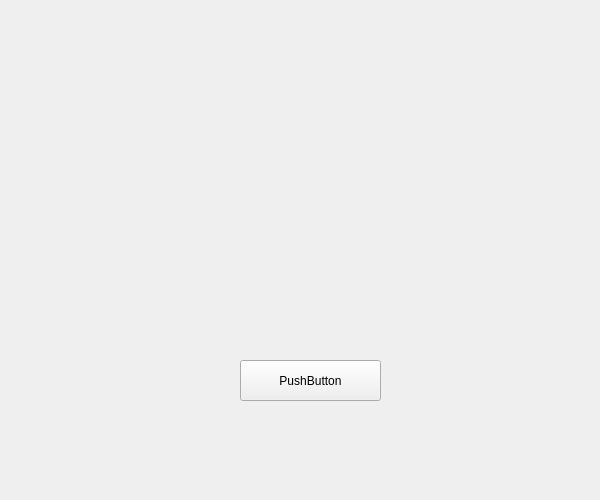
<?xml version="1.0" encoding="UTF-8"?>
<ui version="4.0">
 <class>Form</class>
 <widget class="QWidget" name="Form">
  <property name="geometry">
   <rect>
    <x>0</x>
    <y>0</y>
    <width>600</width>
    <height>500</height>
   </rect>
  </property>
  <property name="windowTitle">
   <string>Form</string>
  </property>
  <widget class="QPushButton" name="button">
   <property name="geometry">
    <rect>
     <x>240</x>
     <y>360</y>
     <width>141</width>
     <height>41</height>
    </rect>
   </property>
   <property name="text">
    <string>PushButton</string>
   </property>
  </widget>
 </widget>
 <resources/>
 <connections/>
</ui>
